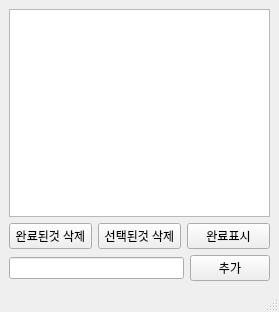
<?xml version="1.0" encoding="UTF-8"?>
<ui version="4.0">
 <class>MainWindow</class>
 <widget class="QMainWindow" name="MainWindow">
  <property name="geometry">
   <rect>
    <x>0</x>
    <y>0</y>
    <width>279</width>
    <height>312</height>
   </rect>
  </property>
  <property name="windowTitle">
   <string>Todo List</string>
  </property>
  <widget class="QWidget" name="centralwidget">
   <layout class="QVBoxLayout" name="verticalLayout">
    <item>
     <widget class="QListWidget" name="lstTodo"/>
    </item>
    <item>
     <layout class="QHBoxLayout" name="horizontalLayout">
      <item>
       <widget class="QPushButton" name="btnDelComplete">
        <property name="text">
         <string>완료된것 삭제</string>
        </property>
       </widget>
      </item>
      <item>
       <widget class="QPushButton" name="btnDelSelect">
        <property name="text">
         <string>선택된것 삭제</string>
        </property>
       </widget>
      </item>
      <item>
       <widget class="QPushButton" name="btnComplete">
        <property name="text">
         <string>완료표시</string>
        </property>
       </widget>
      </item>
     </layout>
    </item>
    <item>
     <layout class="QHBoxLayout" name="horizontalLayout_2">
      <item>
       <widget class="QLineEdit" name="lineEdit">
        <property name="clearButtonEnabled">
         <bool>true</bool>
        </property>
       </widget>
      </item>
      <item>
       <widget class="QPushButton" name="btnAdd">
        <property name="text">
         <string>추가</string>
        </property>
       </widget>
      </item>
     </layout>
    </item>
   </layout>
  </widget>
  <widget class="QMenuBar" name="menubar">
   <property name="geometry">
    <rect>
     <x>0</x>
     <y>0</y>
     <width>279</width>
     <height>20</height>
    </rect>
   </property>
  </widget>
  <widget class="QStatusBar" name="statusbar"/>
 </widget>
 <resources/>
 <connections/>
</ui>
